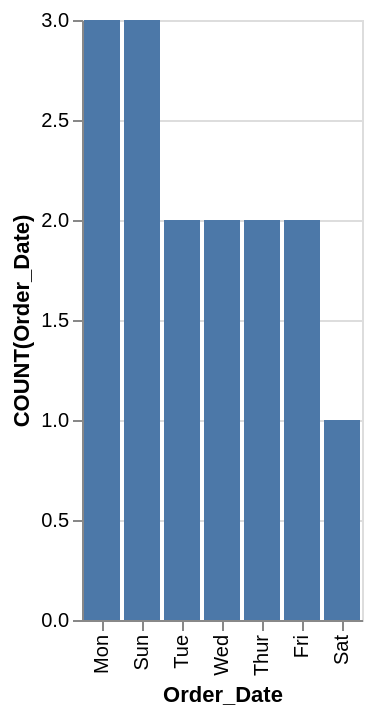

The Vega-Lite source for this figure:
### Vega-Lite specification from a JSON file in a GitHub repository (floating-point values rounded to 4 significant figures)
{"data": {"values": [{"x_data": "Mon", "y_data": 3}, {"x_data": "Tue", "y_data": 2}, {"x_data": "Wed", "y_data": 2}, {"x_data": "Thur", "y_data": 2}, {"x_data": "Fri", "y_data": 2}, {"x_data": "Sat", "y_data": 1}, {"x_data": "Sun", "y_data": 3}]}, "mark": "bar", "encoding": {"x": {"field": "x_data", "type": "nominal", "title": "Order_Date", "sort": {"op": "sum", "field": "y_data", "order": "descending"}}, "y": {"field": "y_data", "type": "quantitative", "title": "COUNT(Order_Date)"}}}
